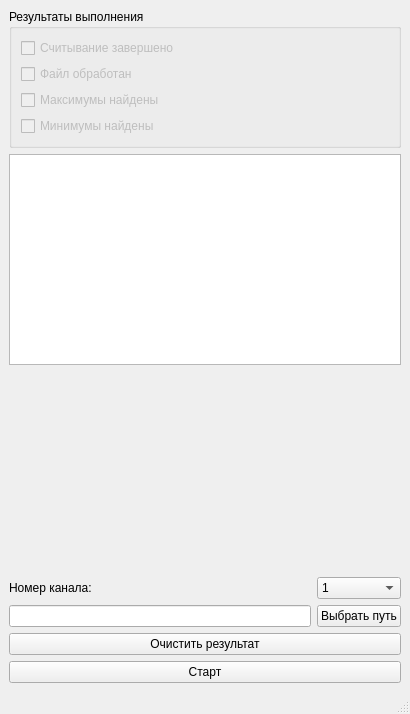
<?xml version="1.0" encoding="UTF-8"?>
<ui version="4.0">
 <class>MainWindow</class>
 <widget class="QMainWindow" name="MainWindow">
  <property name="geometry">
   <rect>
    <x>0</x>
    <y>0</y>
    <width>410</width>
    <height>714</height>
   </rect>
  </property>
  <property name="windowTitle">
   <string>MainWindow</string>
  </property>
  <widget class="QWidget" name="centralwidget">
   <layout class="QGridLayout" name="gridLayout">
    <property name="leftMargin">
     <number>9</number>
    </property>
    <property name="verticalSpacing">
     <number>6</number>
    </property>
    <item row="3" column="1">
     <widget class="QComboBox" name="cmB_numCh">
      <item>
       <property name="text">
        <string>1</string>
       </property>
      </item>
      <item>
       <property name="text">
        <string>2</string>
       </property>
      </item>
      <item>
       <property name="text">
        <string>3</string>
       </property>
      </item>
     </widget>
    </item>
    <item row="4" column="0">
     <widget class="QLineEdit" name="le_path">
      <property name="readOnly">
       <bool>true</bool>
      </property>
     </widget>
    </item>
    <item row="4" column="1">
     <widget class="QPushButton" name="pb_path">
      <property name="text">
       <string>Выбрать путь</string>
      </property>
     </widget>
    </item>
    <item row="3" column="0">
     <widget class="QLabel" name="lb_numCh">
      <property name="text">
       <string>Номер канала:</string>
      </property>
     </widget>
    </item>
    <item row="0" column="0" colspan="2">
     <widget class="QGroupBox" name="gb_result">
      <property name="title">
       <string>Результаты выполнения</string>
      </property>
      <layout class="QFormLayout" name="formLayout">
       <item row="0" column="0">
        <widget class="QCheckBox" name="chB_readSucces">
         <property name="enabled">
          <bool>false</bool>
         </property>
         <property name="text">
          <string>Считывание завершено</string>
         </property>
         <property name="checkable">
          <bool>true</bool>
         </property>
        </widget>
       </item>
       <item row="1" column="0">
        <widget class="QCheckBox" name="chB_procFileSucces">
         <property name="enabled">
          <bool>false</bool>
         </property>
         <property name="text">
          <string>Файл обработан</string>
         </property>
         <property name="checkable">
          <bool>true</bool>
         </property>
        </widget>
       </item>
       <item row="2" column="0">
        <widget class="QCheckBox" name="chB_maxSucess">
         <property name="enabled">
          <bool>false</bool>
         </property>
         <property name="text">
          <string>Максимумы найдены</string>
         </property>
         <property name="checkable">
          <bool>true</bool>
         </property>
        </widget>
       </item>
       <item row="3" column="0">
        <widget class="QCheckBox" name="chB_minSucess">
         <property name="enabled">
          <bool>false</bool>
         </property>
         <property name="text">
          <string>Минимумы найдены</string>
         </property>
        </widget>
       </item>
      </layout>
     </widget>
    </item>
    <item row="5" column="0" colspan="2">
     <widget class="QPushButton" name="pb_clearResult">
      <property name="text">
       <string>Очистить результат</string>
      </property>
     </widget>
    </item>
    <item row="6" column="0" colspan="2">
     <widget class="QPushButton" name="pb_start">
      <property name="text">
       <string>Старт</string>
      </property>
     </widget>
    </item>
    <item row="1" column="0" colspan="2">
     <widget class="QTextEdit" name="te_Result">
      <property name="minimumSize">
       <size>
        <width>0</width>
        <height>0</height>
       </size>
      </property>
      <property name="readOnly">
       <bool>true</bool>
      </property>
     </widget>
    </item>
    <item row="2" column="0" colspan="2">
     <widget class="QCustomPlot" name="customPlot" native="true">
      <property name="minimumSize">
       <size>
        <width>0</width>
        <height>200</height>
       </size>
      </property>
     </widget>
    </item>
   </layout>
  </widget>
  <widget class="QMenuBar" name="menubar">
   <property name="geometry">
    <rect>
     <x>0</x>
     <y>0</y>
     <width>410</width>
     <height>23</height>
    </rect>
   </property>
  </widget>
  <widget class="QStatusBar" name="statusbar"/>
 </widget>
 <customwidgets>
  <customwidget>
   <class>QCustomPlot</class>
   <extends>QWidget</extends>
   <header>/home/faazmaar/Programming/Qt/Homework/Netology/Lesson_7/task_1/qcustomplot.h</header>
   <container>1</container>
  </customwidget>
 </customwidgets>
 <resources/>
 <connections>
  <connection>
   <sender>pb_clearResult</sender>
   <signal>clicked()</signal>
   <receiver>te_Result</receiver>
   <slot>clear()</slot>
   <hints>
    <hint type="sourcelabel">
     <x>224</x>
     <y>369</y>
    </hint>
    <hint type="destinationlabel">
     <x>211</x>
     <y>248</y>
    </hint>
   </hints>
  </connection>
 </connections>
</ui>
